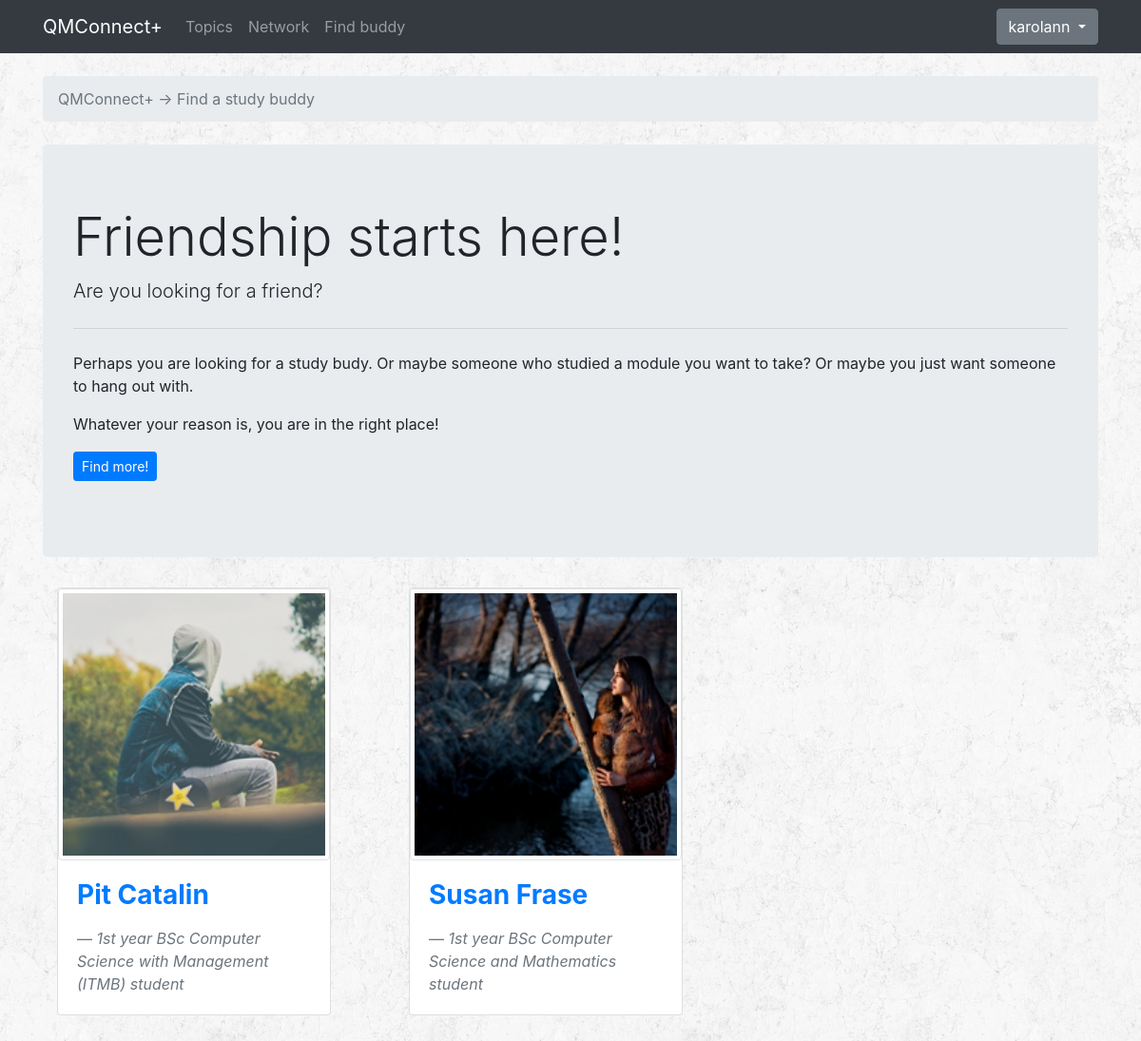
The page /buddy/ (signed in) on the database its author committed.
### accounts/models.py (models this page shows, shortened)
class Profile(models.Model):
    YEAR = (
        ('1', '1st year'),
        ('2', '2nd year'),
        ('3', '3rd year'),
    )
    SUBJECT = (
        ('BCS', 'BSc Computer Science'),
        ('BCSM', 'BSc Computer Science and Mathematics'),
        ('BCSIE', 'BSc Computer Science with Industrial Experience'),
        ('BCSWM', 'BSc Computer Science with Management (ITMB)'),
    )
    user = models.OneToOneField(User, on_delete=models.CASCADE)
    dob = models.DateField(auto_now=False, auto_now_add=False)
    image = models.ImageField(upload_to='profile_images', default='')
    universityYear = models.CharField(choices=YEAR, max_length=1, default='')
    subject = models.CharField(choices=SUBJECT, max_length=5, default='')
    module = models.ManyToManyField(Module)
    interest = models.ManyToManyField(Interest)
    message = models.ManyToManyField('self', blank=True, symmetrical=False, through="Message")

### accounts/views.py (the view)
# urls.py: path('buddy/', accounts_views.studybuddy, name='studybuddy'),
@login_required
def studybuddy(request):
    users = User.objects.all().exclude(username='admin')
    currentUser = Profile.objects.get(user=request.user)
    '''
    retrieve all the users that have common interests and modules with currentUser
    '''
    common_interests = Profile.objects.filter(interest__in=currentUser.interest.all()).exclude(id=currentUser.id)
    common_modules = Profile.objects.filter(module__in=currentUser.module.all()).exclude(id=currentUser.id)
    common_interests_counter = Counter(common_interests)
    common_modules_counter = Counter(common_modules)
    related_users_counter = (common_modules_counter + common_interests_counter)
    related_users_counter = related_users_counter.most_common(10)
    related_users = [user for user,count in related_users_counter]
    return render(request, 'buddy.html', {'related_users': related_users})

### templates/buddy.html (shortened to what this page needs)
{% extends 'base.html' %}
{% block breadcrumb %}
<li class="breadcrumb-item active">QMConnect+ -> Find a study buddy</li>
{% endblock %}
{% block content %}
<div class="jumbotron">
  <h1 class="display-4">Friendship starts here!</h1>
  <p class="lead">Are you looking for a friend? </p>
  <hr class="my-4">
  <p>Perhaps you are looking for a study budy. Or maybe someone who studied a module you want to take? Or maybe you just want someone to hang out with.</p>
  <p>Whatever your reason is, you are in the right place!</p>
  <p class="lead">
    <a class="btn btn-primary btn-sm" href="#" role="button" data-toggle="modal" data-target="#information">Find more!</a>
  </p>
</div>
<div class="container">
  <div class="row bottom-padding">
    {% for user in related_users %}
        {% if user.universityYear == request.user.profile.universityYear %}
          <div class="col-md-4 bottom-padding">
            <div class="card" style="width: 18rem;">
              <img src="/profile_images/{{user.image}}" class="img-thumbnail" alt="...">
              <div class="card-body">
                <h3 class="card-title"><strong><a href="{% url 'qa:profile' user.user.pk %}">{{user.user.get_full_name}}</a></strong></h3>
                <blockquote class="blockquote mb-0">
                  <footer class="blockquote-footer"><cite>{{user.get_universityYear_display}} {{user.get_subject_display}} student</cite></footer>
                </blockquote>
              </div>
          </div>
          </div>
        {% endif %}
    {% endfor %}
  </div>
</div>
{% endblock content %}

### templates/base.html (shortened to what this page needs)
{% load static %}
<!DOCTYPE html>
<html>
<head>
  <link rel="stylesheet" href="{% static 'css/bootstrap.min.css' %}">
  <link rel="stylesheet" href="{% static 'css/style.css' %}">
</head>
<body>
  {% block body %}
  <nav class="navbar navbar-expand-lg navbar-dark bg-dark">
    <div class="container">
      <a class="navbar-brand" href="{% url 'qa:latest' %}">QMConnect+</a>
      <div class="collapse navbar-collapse" id="mainMenu">
        <ul class="navbar-nav mr-auto">
          <li class="nav-item">
            <a class="nav-link" href="{% url 'qa:home' %}">Topics</a>
          </li>
          <li class="nav-item">
            <a class="nav-link" href="{% url 'qa:network' %}">Network</a>
          </li>
          {% if user.is_authenticated %}
            <li class="nav-item">
              <a class="nav-link" href="{% url 'qa:studybuddy' %}">Find buddy</a>
            </li>
          {% endif %}
        </ul>
        {% if user.is_authenticated %}
        <ul class="navbar-nav ml-auto">
          <li class="nav-item dropdown">
            <a class="btn btn-secondary dropdown-toggle" href="#" id="userMenu" data-toggle="dropdown" aria-haspopup="true" aria-expanded="false"> {{ request.user }} </a>
          </li>
        </ul>
        {% else %}
        <form class="form-inline ml-auto">
          <a href="{% url 'login' %}" class="btn btn-outline-secondary">Log in</a>
          <a href="{% url 'register' %}" class="btn btn-primary ml-2">Register</a>
        </form>
        {% endif %}
      </div>
    </div>
  </nav>
  <div class="container">
    <ol class="breadcrumb my-4">
      {% block breadcrumb %}
      {% endblock %}
    </ol>
    {% block content %}
    {% endblock %}
  </div>
  {% endblock body %}
</body>
</html>

### static/css/style.css (style rules this page uses)
body { background-image: url(../images/rockywall.png); }
.bottom-padding { padding-bottom: 50px; }

### rows shown on the page
Profile: image (picture), user.get_full_name "Pit Catalin", universityYear "1st year", subject "BSc Computer Science with Management (ITMB)"
Profile: image (picture), user.get_full_name "Susan Frase", universityYear "1st year", subject "BSc Computer Science and Mathematics"

### other values the page prints
{{ request.user }} "karolann"
